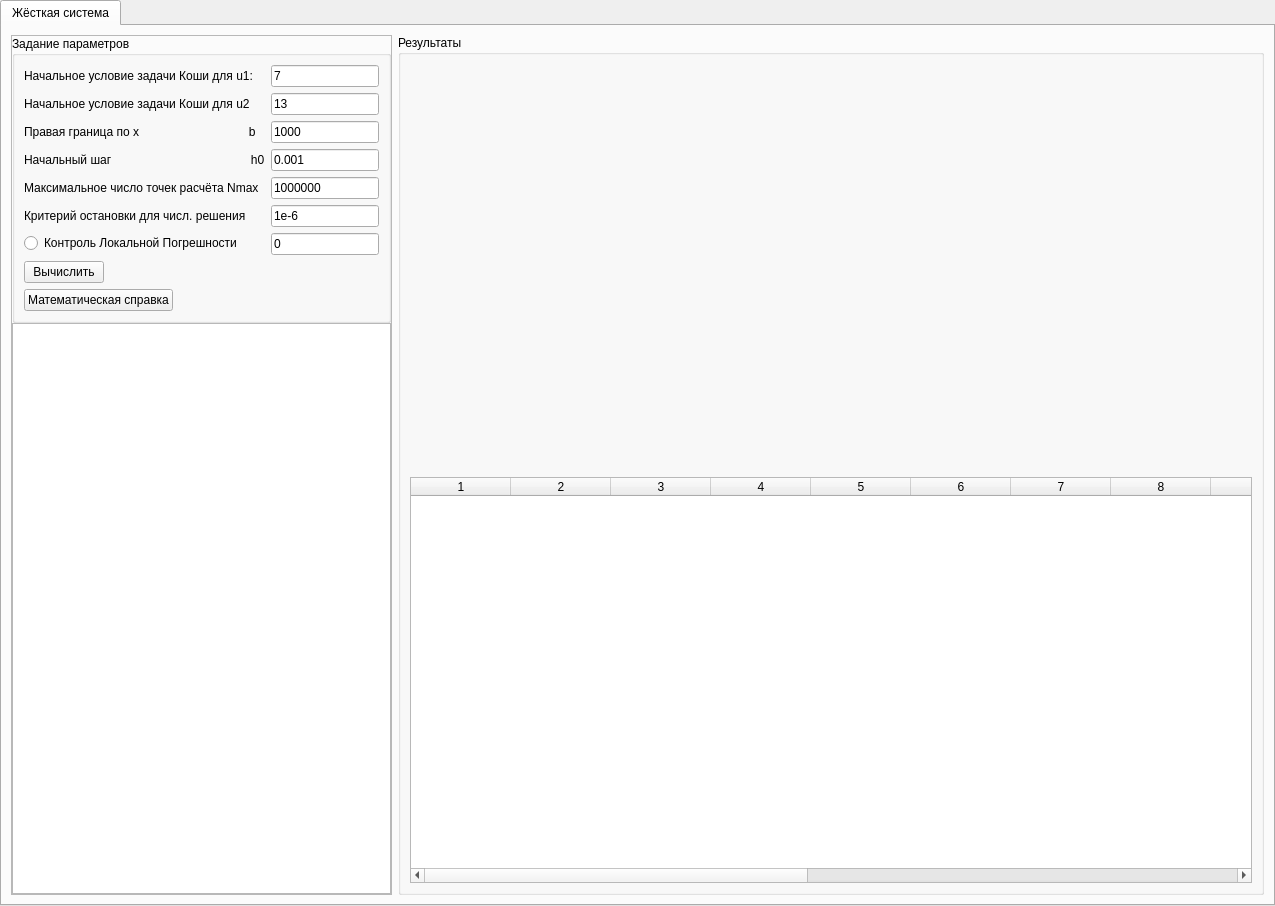
<?xml version="1.0" encoding="UTF-8"?>
<ui version="4.0">
 <class>MainWindow</class>
 <widget class="QMainWindow" name="MainWindow">
  <property name="geometry">
   <rect>
    <x>0</x>
    <y>0</y>
    <width>1275</width>
    <height>906</height>
   </rect>
  </property>
  <property name="windowTitle">
   <string>Ермолаев Данила 382003_3 </string>
  </property>
  <widget class="QWidget" name="centralwidget">
   <layout class="QVBoxLayout" name="verticalLayout">
    <property name="spacing">
     <number>0</number>
    </property>
    <property name="leftMargin">
     <number>0</number>
    </property>
    <property name="topMargin">
     <number>0</number>
    </property>
    <property name="rightMargin">
     <number>0</number>
    </property>
    <property name="bottomMargin">
     <number>0</number>
    </property>
    <item>
     <widget class="QTabWidget" name="tabWidget">
      <property name="currentIndex">
       <number>0</number>
      </property>
      <widget class="QWidget" name="tab_3">
       <attribute name="title">
        <string>Жёсткая система</string>
       </attribute>
       <layout class="QHBoxLayout" name="horizontalLayout_4">
        <item>
         <widget class="QFrame" name="frame_3">
          <property name="sizePolicy">
           <sizepolicy hsizetype="Fixed" vsizetype="Preferred">
            <horstretch>0</horstretch>
            <verstretch>0</verstretch>
           </sizepolicy>
          </property>
          <property name="frameShape">
           <enum>QFrame::StyledPanel</enum>
          </property>
          <property name="frameShadow">
           <enum>QFrame::Raised</enum>
          </property>
          <layout class="QVBoxLayout" name="verticalLayout_7">
           <property name="spacing">
            <number>0</number>
           </property>
           <property name="leftMargin">
            <number>0</number>
           </property>
           <property name="topMargin">
            <number>0</number>
           </property>
           <property name="rightMargin">
            <number>0</number>
           </property>
           <property name="bottomMargin">
            <number>0</number>
           </property>
           <item>
            <widget class="QGroupBox" name="groupBox_5">
             <property name="sizePolicy">
              <sizepolicy hsizetype="Preferred" vsizetype="Preferred">
               <horstretch>0</horstretch>
               <verstretch>0</verstretch>
              </sizepolicy>
             </property>
             <property name="title">
              <string>Задание параметров</string>
             </property>
             <layout class="QFormLayout" name="formLayout_3">
              <item row="0" column="0">
               <widget class="QLabel" name="label_11">
                <property name="text">
                 <string>Начальное условие задачи Коши для u1:</string>
                </property>
               </widget>
              </item>
              <item row="0" column="1">
               <widget class="QLineEdit" name="lineEditMain2U1">
                <property name="text">
                 <string>7</string>
                </property>
               </widget>
              </item>
              <item row="1" column="0">
               <widget class="QLabel" name="label_12">
                <property name="text">
                 <string>Начальное условие задачи Коши для u2</string>
                </property>
               </widget>
              </item>
              <item row="1" column="1">
               <widget class="QLineEdit" name="lineEditMain2U2">
                <property name="text">
                 <string>13</string>
                </property>
               </widget>
              </item>
              <item row="2" column="0">
               <widget class="QLabel" name="label_13">
                <property name="text">
                 <string>Правая граница по x                                 b</string>
                </property>
               </widget>
              </item>
              <item row="2" column="1">
               <widget class="QLineEdit" name="lineEditMain2B">
                <property name="text">
                 <string>1000</string>
                </property>
               </widget>
              </item>
              <item row="3" column="0">
               <widget class="QLabel" name="label_14">
                <property name="text">
                 <string>Начальный шаг                                          h0</string>
                </property>
               </widget>
              </item>
              <item row="3" column="1">
               <widget class="QLineEdit" name="lineEditMain2H0">
                <property name="text">
                 <string>0.001</string>
                </property>
               </widget>
              </item>
              <item row="4" column="0">
               <widget class="QLabel" name="label_15">
                <property name="text">
                 <string>Максимальное число точек расчёта Nmax</string>
                </property>
               </widget>
              </item>
              <item row="4" column="1">
               <widget class="QLineEdit" name="lineEditMain2N">
                <property name="text">
                 <string>1000000</string>
                </property>
               </widget>
              </item>
              <item row="6" column="0">
               <widget class="QRadioButton" name="radioButtonMain2CLP">
                <property name="text">
                 <string>Контроль Локальной Погрешности</string>
                </property>
                <property name="checked">
                 <bool>false</bool>
                </property>
               </widget>
              </item>
              <item row="6" column="1">
               <widget class="QLineEdit" name="lineEditMain2LP">
                <property name="text">
                 <string>0</string>
                </property>
               </widget>
              </item>
              <item row="7" column="0">
               <widget class="QPushButton" name="pushButtonMain2Run">
                <property name="text">
                 <string>Вычислить</string>
                </property>
               </widget>
              </item>
              <item row="8" column="0">
               <widget class="QPushButton" name="pushButton">
                <property name="text">
                 <string>Математическая справка</string>
                </property>
               </widget>
              </item>
              <item row="5" column="0">
               <widget class="QLabel" name="label">
                <property name="text">
                 <string>Критерий остановки для числ. решения</string>
                </property>
               </widget>
              </item>
              <item row="5" column="1">
               <widget class="QLineEdit" name="lineEdit">
                <property name="text">
                 <string>1e-6</string>
                </property>
               </widget>
              </item>
             </layout>
            </widget>
           </item>
           <item>
            <widget class="QTextBrowser" name="textBrowserMain2"/>
           </item>
          </layout>
         </widget>
        </item>
        <item>
         <widget class="QGroupBox" name="groupBox_6">
          <property name="title">
           <string>Результаты</string>
          </property>
          <layout class="QVBoxLayout" name="verticalLayout_4">
           <item>
            <layout class="QHBoxLayout" name="horizontalLayout_5">
             <item>
              <widget class="QCustomPlot" name="graphMain2U1" native="true">
               <property name="sizePolicy">
                <sizepolicy hsizetype="Preferred" vsizetype="MinimumExpanding">
                 <horstretch>0</horstretch>
                 <verstretch>0</verstretch>
                </sizepolicy>
               </property>
              </widget>
             </item>
             <item>
              <widget class="QCustomPlot" name="graphMain2U2" native="true">
               <property name="sizePolicy">
                <sizepolicy hsizetype="Preferred" vsizetype="MinimumExpanding">
                 <horstretch>0</horstretch>
                 <verstretch>0</verstretch>
                </sizepolicy>
               </property>
              </widget>
             </item>
            </layout>
           </item>
           <item>
            <widget class="QTableWidget" name="tableWidgetMain2">
             <property name="editTriggers">
              <set>QAbstractItemView::NoEditTriggers</set>
             </property>
             <property name="columnCount">
              <number>17</number>
             </property>
             <column/>
             <column/>
             <column/>
             <column/>
             <column/>
             <column/>
             <column/>
             <column/>
             <column/>
             <column/>
             <column/>
             <column/>
             <column/>
             <column/>
             <column/>
             <column/>
             <column/>
            </widget>
           </item>
          </layout>
         </widget>
        </item>
       </layout>
      </widget>
     </widget>
    </item>
   </layout>
  </widget>
 </widget>
 <customwidgets>
  <customwidget>
   <class>QCustomPlot</class>
   <extends>QWidget</extends>
   <header>qcustomplot.h</header>
   <container>1</container>
  </customwidget>
 </customwidgets>
 <resources/>
 <connections/>
</ui>
